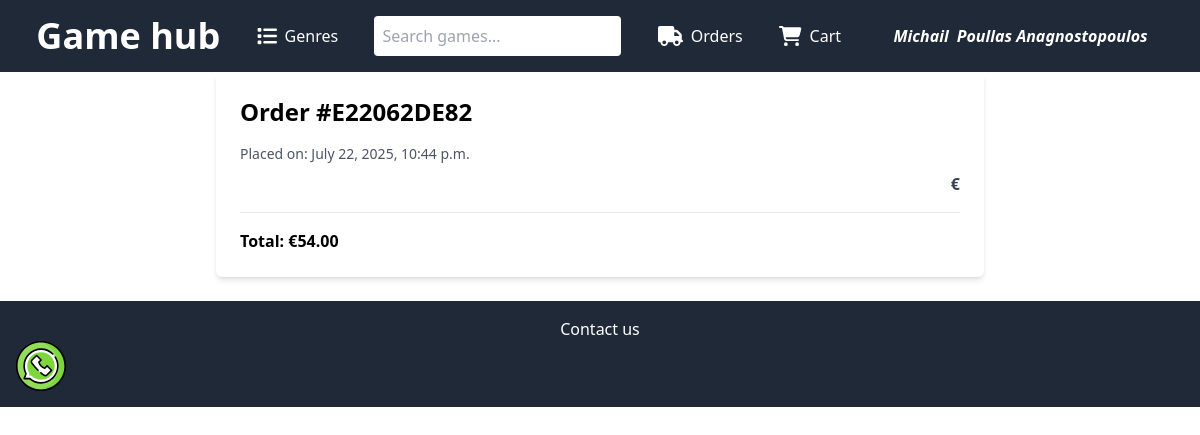
The page /orders/ (signed in) on the database as committed earlier.
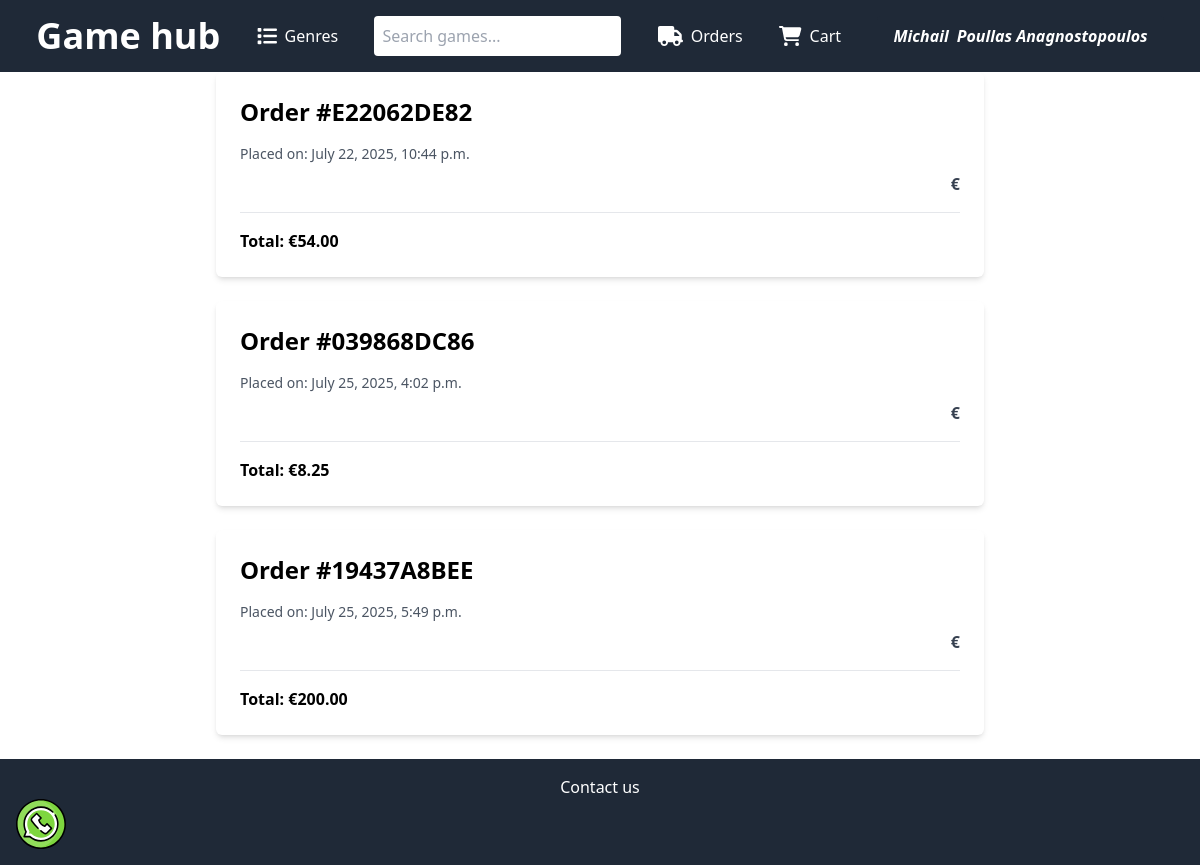
The same page on the database as committed later.
### users_auth_app/models.py (models this page shows, shortened)
class Order(models.Model):
    def generate_order_code():
        return uuid.uuid4().hex[:10].upper()
    status = [
        ('pending', 'Pending'),
        ('completed', 'Purchased'),
        ]
    order_id = models.CharField(max_length=10, default=generate_order_code, unique=True)
    user = models.ForeignKey(CustomUser, on_delete=models.CASCADE)
    game = models.ManyToManyField("game.Game")
    order_date = models.DateTimeField(auto_now_add=True)
    order_status = models.CharField(max_length=50, choices=status, default="pending")
    total_price = models.DecimalField(max_digits=10, decimal_places=2, default=0.00)

### game/views.py (the view)
# urls.py: path('orders/', views.view_orders, name='view_orders'),
def view_orders(request):
    if not request.user.is_authenticated:
        return render(request, 'orders.html') # Redirect to login if not authenticated
    orders = Order.objects.filter(user=request.user)
    return render(request, 'orders.html', {'orders': orders})

### game/templates/orders.html (shortened to what this page needs)
{% extends "base.html" %}
{% block content %}
{% if not user.is_authenticated %}
    <div class="bg-yellow-100 text-yellow-800 border border-yellow-300 p-4 rounded mb-6">
      You need to <a href="{% url 'login' %}" class="underline text-blue-600">log in</a> to add or view items in your cart.
    </div>
  {% else %}
  {% for order in orders %}
    <div class="max-w-3xl mx-auto p-6 bg-white shadow-md rounded-md mb-6">
      <h1 class="text-2xl font-bold mb-4">Order #{{ order.order_id }}</h1>
      <p class="text-sm text-gray-600 mb-2">Placed on: {{ order.order_date|date:"F j, Y, g:i a" }}</p>
      <ul class="space-y-4">
          <li class="grid grid-cols-4 items-center gap-4 border-b pb-4">
            <div class="col-span-3 text-right font-semibold text-gray-700">€{{ order.game.total_price|floatformat:2 }}</div>
          </li>
      </ul>
      <p class="mt-4 font-semibold">Total: €{{ order.total_price|floatformat:2 }}</p>
    </div>
  {% empty %}
    <div class="max-w-3xl mx-auto p-6 bg-white shadow-md rounded-md">
      <p>You have no orders yet.</p>
    </div>
  {% endfor %}
  {% endif %}
{% endblock %}

Rows that differ between the two databases and show on the page:
added Order: order_id "039868DC86", order_date "July 25, 2025, 4:02 p.m.", total_price "8.25"
added Order: order_id "19437A8BEE", order_date "July 25, 2025, 5:49 p.m.", total_price "200.00"
